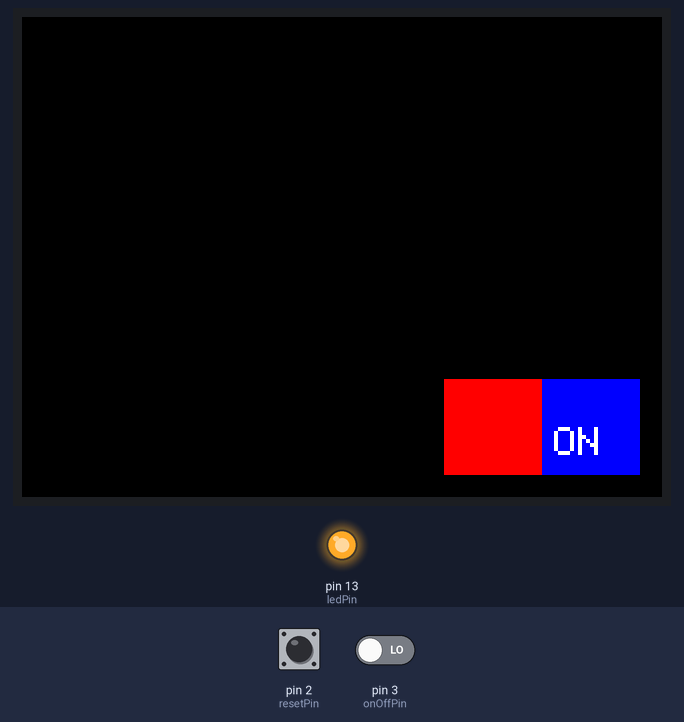
Recording of a sketch running on a simulated Arduino Uno, built with avr-gcc and run on an emulated ATmega328P. Parts: 320×240 colour display, output pins drawn as LEDs (lit = HIGH). The inputs (shaded band) are chosen by the test bench; at power-on: pin 2 (resetPin) LOW, pin 3 (onOffPin) LOW. What the sketch prints to the serial monitor is not drawn.

Above: at 1.4 s.
1.5 s: pin 2 (resetPin) pulled HIGH for 0.15 s
3.1 s: pin 3 (onOffPin) driven HIGH
5.0 s: pin 2 (resetPin) pulled HIGH for 0.15 s
8.1 s: pin 2 (resetPin) driven HIGH and pin 3 (onOffPin) driven LOW
11.1 s: pin 3 (onOffPin) driven HIGH
14.1 s: pin 2 (resetPin) driven LOW
Timing chart, 0 to 17.1 s (numbered marks = the images above; inputs shaded):
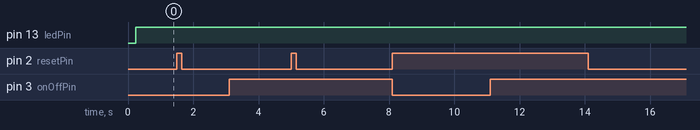

The sketch:

EncoderCounter_1.3.ino
```cpp
/*
  Shurjo Maitra
  Highlight Industries
  HiLife Encoder Project Phase 1
  Started on 4/1/2020

  TODO
  PPR - integer
  Read protect arduino file
  Circumference - distance per pulse calculation
  display 1 decimal place
  Feet and meters switch button
*/

/** NOT FOR USE WITH THE TOUCH SHIELD, ONLY FOR THE BREAKOUT! **/

#include <Adafruit_GFX.h>
#include <SPI.h>
#include <Wire.h>
#include <Adafruit_ILI9341.h>
#include <TouchScreen.h>

// These are the four touchscreen analog pins
#define YP A0  // must be an analog pin, use "An" notation!
#define XM A1  // must be an analog pin, use "An" notation!
#define YM 7   // can be any digital pin
#define XP 6   // can be any digital pin

// This is calibration data for the raw touch data to the screen coordinates
#define TS_MINX 150
#define TS_MINY 120
#define TS_MAXX 920
#define TS_MAXY 940

//Touchscreen pressure range
#define MINPRESSURE 10
#define MAXPRESSURE 1000

// The display uses hardware SPI, plus #9 & #10
#define TFT_CS 10
#define TFT_DC 9
Adafruit_ILI9341 tft = Adafruit_ILI9341(TFT_CS, TFT_DC);

boolean RecordOn = false;


// For better pressure precision, we need to know the resistance
// between X+ and X- Use any multimeter to read it
// For the one we're using, its 300 ohms across the X plate
TouchScreen ts = TouchScreen(XP, YP, XM, YM, 300);

#define FRAME_X 210
#define FRAME_Y 180
#define FRAME_W 100
#define FRAME_H 50

#define REDBUTTON_X FRAME_X
#define REDBUTTON_Y FRAME_Y
#define REDBUTTON_W (FRAME_W/2)
#define REDBUTTON_H FRAME_H

#define GREENBUTTON_X (REDBUTTON_X + REDBUTTON_W)
#define GREENBUTTON_Y FRAME_Y
#define GREENBUTTON_W (FRAME_W/2)
#define GREENBUTTON_H FRAME_H

void drawFrame()
{
  tft.drawRect(FRAME_X, FRAME_Y, FRAME_W, FRAME_H, ILI9341_BLACK);
}

void redBtn()
{
  tft.fillRect(REDBUTTON_X, REDBUTTON_Y, REDBUTTON_W, REDBUTTON_H, ILI9341_RED);
  tft.fillRect(GREENBUTTON_X, GREENBUTTON_Y, GREENBUTTON_W, GREENBUTTON_H, ILI9341_BLUE);
  drawFrame();
  tft.setCursor(GREENBUTTON_X + 6 , GREENBUTTON_Y + (GREENBUTTON_H / 2));
  tft.setTextColor(ILI9341_WHITE);
  tft.setTextSize(2);
  tft.println("ON");
  RecordOn = false;
}

void greenBtn()
{
  tft.fillRect(GREENBUTTON_X, GREENBUTTON_Y, GREENBUTTON_W, GREENBUTTON_H, ILI9341_GREEN);
  tft.fillRect(REDBUTTON_X, REDBUTTON_Y, REDBUTTON_W, REDBUTTON_H, ILI9341_BLUE);
  drawFrame();
  tft.setCursor(REDBUTTON_X + 6 , REDBUTTON_Y + (REDBUTTON_H / 2));
  tft.setTextColor(ILI9341_WHITE);
  tft.setTextSize(2);
  tft.println("OFF");
  RecordOn = true;
}


// this constant won't change:
const int encoderPin = 0; // the pin that the pushbutton is attached to
const int ledPin = 13; // the pin that the LED is attached to
const int resetPin = 2;
const int onOffPin = 3;

//Calculation stuff
const int PPR = 10;
const int Circumference = 10;
const float pi = 3.14;

// Variables will change:
int encoderPulseCounter = 0; // counter for the number of button presses
int encoderState = 0; // current state of the button
int lastencoderState = 0; // previous state of the button
int resetState = 0; // current state of reset button
int onOffState = 0; // current state of on/off button

int distanceMeters = 0;
int dstianceFeet = 0;
bool FeetMeters = false;


void setup()
{
  pinMode(encoderPin, INPUT);
  pinMode(ledPin, OUTPUT);
  pinMode(resetPin, INPUT);
  pinMode(onOffPin, INPUT);

  Serial.begin(9600);

  Serial.println(F("HiLife Touchscreen!"));
  tft.fillScreen(ILI9341_BLACK);
  tft.begin();
  tft.setRotation(1);
  redBtn();

  tft.setTextColor(ILI9341_GREEN);
  tft.setTextSize(2);
  // tft.println("HiLife Film Test V1");

}

void loop()
{
  // Retrieve a point
  TSPoint p = ts.getPoint();

  // we have some minimum pressure we consider 'valid'
  // pressure of 0 means no pressing!
  if (p.z < MINPRESSURE || p.z > MAXPRESSURE) {
    // Scale using the calibration #'s
    // and rotate coordinate system
    p.x = map(p.x, TS_MINY, TS_MAXY, 0, tft.height());
    p.y = map(p.y, TS_MINX, TS_MAXX, 0, tft.width());
    int y = tft.height() - p.x;
    int x = p.y;

    if (RecordOn)
    {
      if ((x > REDBUTTON_X) && (x < (REDBUTTON_X + REDBUTTON_W))) {
        if ((y > REDBUTTON_Y) && (y <= (REDBUTTON_Y + REDBUTTON_H))) {
          Serial.println("Red btn hit");
          redBtn();
        }
      }
    }
    else //Record is off (RecordOn == false)
    {
      if ((x > GREENBUTTON_X) && (x < (GREENBUTTON_X + GREENBUTTON_W))) {
        if ((y > GREENBUTTON_Y) && (y <= (GREENBUTTON_Y + GREENBUTTON_H))) {
          Serial.println("Green btn hit");
          greenBtn();
        }
      }
    }
  }

  // read the encoder pulses through input pin:
  encoderState = digitalRead(encoderPin);
  // read reset signal
  resetState = digitalRead(resetPin);
  // read on/off signal
  onOffState = digitalRead(onOffPin);
  // compare the encoderState to its previous state
  if (encoderState != lastencoderState)
  {
    // if the state has changed, increment the counter
    if (encoderState == HIGH)
    {
      // if the current state is HIGH then the button
      // wend from off to on:
      encoderPulseCounter++;
      if (encoderPulseCounter % 10 == 0)
      {
        Serial.println("on");
        Serial.print("number of revolutions:  ");
        Serial.println(encoderPulseCounter / 10);

        tft.println(encoderPulseCounter / 10);
      }
    }
    else
    {
      // if the current state is LOW then the button
      // wend from on to off:
      Serial.println("off");
    }
  }
  if (resetState == HIGH)
  {
    encoderPulseCounter = 0;
    Serial.println("Counter reset");
  }
  if (onOffState == HIGH)
  {
    Serial.println("Encoder on");
  }
  // save the current state as the last state,
  // for next time through the loop
  lastencoderState = encoderState;
  // turns on the LED every 10 pulse by
  // checking the modulo of the button pulse counter.
  // the modulo function gives you the remainder of
  // the division of two numbers:
  if (encoderPulseCounter % 10 == 0)
  {
    digitalWrite(ledPin, HIGH);
  }
  else
  {
    digitalWrite(ledPin, LOW);
  }

}
```

Measured:
- after the input at 1.5 s, every drawn part: stays the same
- after the input at 3.1 s, every drawn part: stays the same
- after the input at 5.0 s, every drawn part: stays the same
- after the input at 8.1 s, every drawn part: stays the same
- after the input at 11.1 s, every drawn part: stays the same
- after the input at 14.1 s, every drawn part: stays the same
